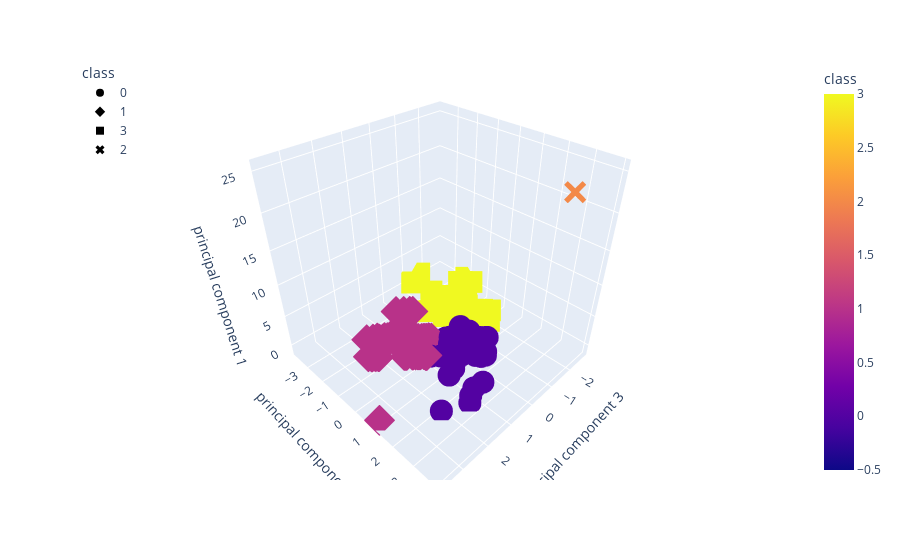

Notebook cell for this chart:
### Markdown cell above
### Visualizing Results

#### 3D-Scatter with Clusters

### Code cell
# Create a 3D-Scatter with the PCA data and the clusters
fig = px.scatter_3d(
    df_crypto_pca,
    x="principal component 3",
    y="principal component 2",
    z="principal component 1",
    color="class",
    symbol="class",
    width=800,
)
fig.update_layout(legend=dict(x=0, y=1))
fig.show()
